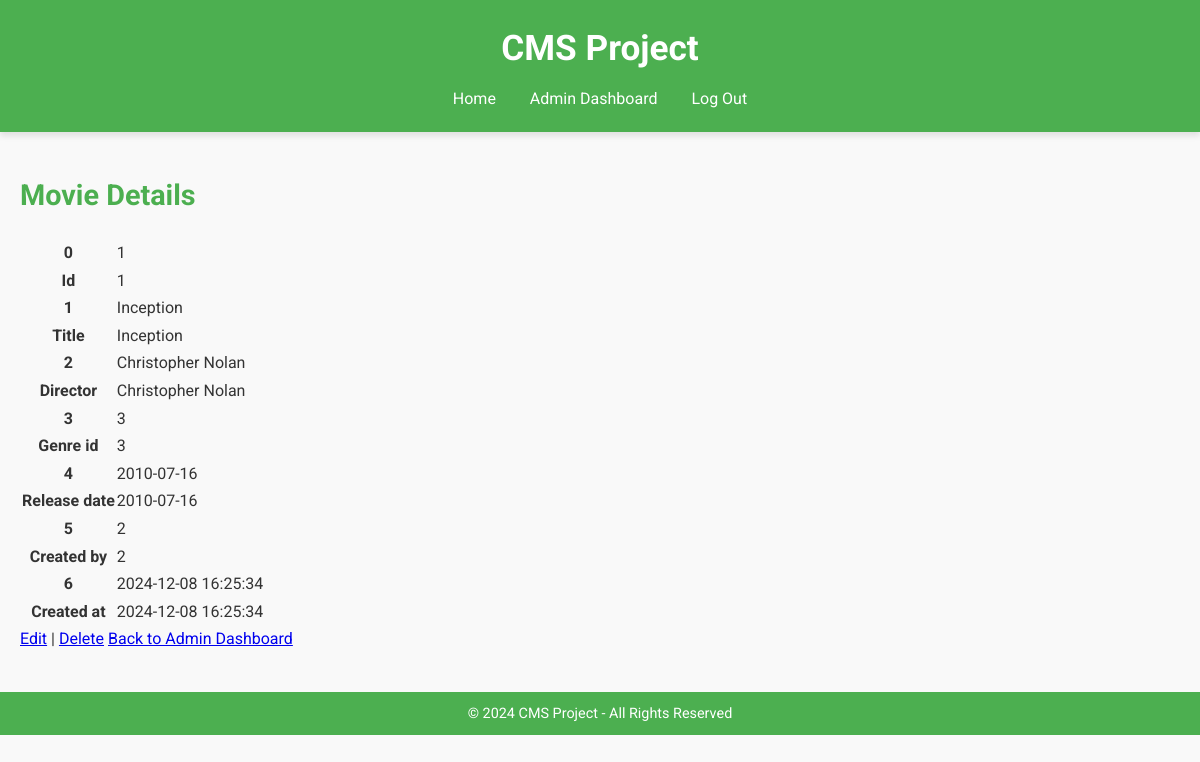
The app's page /CMS_Project/admin/details.php?entity=movie&id=1 (signed in) with its own data.
### tables this page shows
CREATE TABLE `movies` (
  `id` int(11) NOT NULL,
  `title` varchar(255) NOT NULL,
  `director` varchar(150) NOT NULL,
  `genre_id` int(11) NOT NULL,
  `release_date` date DEFAULT NULL,
  `created_by` int(11) DEFAULT NULL,
  `created_at` timestamp NOT NULL DEFAULT current_timestamp()
);

### CMS_Project/admin/details.php (the view, shortened to what this page needs)
<?php
require_once '../includes/database.php';
if (isset($_GET['entity']) && isset($_GET['id'])) {
    $entity = htmlspecialchars($_GET['entity']);
    $id = (int)$_GET['id'];
    switch ($entity) {
        case 'movie':
            $stmt = $pdo->prepare("SELECT * FROM movies WHERE id = :id");
            $stmt->execute(['id' => $id]);
            $data = $stmt->fetch();
            break;
    }
    include '../theme/header.php';
    ?>
    <h2><?php echo ucfirst($entity); ?> Details</h2>
    <table>
        <?php foreach ($data as $key => $value): ?>
            <tr>
                <th><?php echo ucfirst(str_replace('_', ' ', $key)); ?></th>
                <td><?php echo htmlspecialchars($value); ?></td>
            </tr>
        <?php endforeach; ?>
    </table>
    <?php if ($_SESSION['role'] === 'admin'): ?>
        <a href="edit_<?php echo $entity; ?>.php?id=<?php echo $id; ?>">Edit</a> |
        <a href="delete_<?php echo $entity; ?>.php?id=<?php echo $id; ?>">Delete</a>
    <?php endif; ?>
    <a href="index.php">Back to Admin Dashboard</a>
    <?php
    include '../theme/footer.php';
} else {
    echo "Invalid request!";
}
?>

### CMS_Project/theme/css/style.css (style rules this page uses)
:root { --primary-color: #4CAF50; --secondary-color: #ffffff; --accent-color: #2196F3; --text-color: #333333; --background-color: #f9f9f9; --card-background: #ffffff; --border-color: #ddd; --shadow: 0 4px 6px rgba(0, 0, 0, 0.1); }
* { margin: 0; padding: 0; box-sizing: border-box; }
body { font-family: 'Roboto', sans-serif; background-color: var(--background-color); color: var(--text-color); line-height: 1.6; }
h2 { margin-bottom: 20px; font-size: 1.8rem; color: var(--primary-color); }

### records on screen
movies: id "1", title "Inception", director "Christopher Nolan", genre "3", release_date "2010-07-16", created_by "2", created_at "2024-12-08 16:25:34"

### other values on screen
$entity "Movie"
str_replace('_', ' ', $key) "0"
str_replace('_', ' ', $key) "Id"
str_replace('_', ' ', $key) "1"
str_replace('_', ' ', $key) "Title"
str_replace('_', ' ', $key) "2"
str_replace('_', ' ', $key) "Director"
str_replace('_', ' ', $key) "3"
str_replace('_', ' ', $key) "Genre id"
str_replace('_', ' ', $key) "4"
str_replace('_', ' ', $key) "Release date"
str_replace('_', ' ', $key) "5"
str_replace('_', ' ', $key) "Created by"
str_replace('_', ' ', $key) "6"
str_replace('_', ' ', $key) "Created at"
